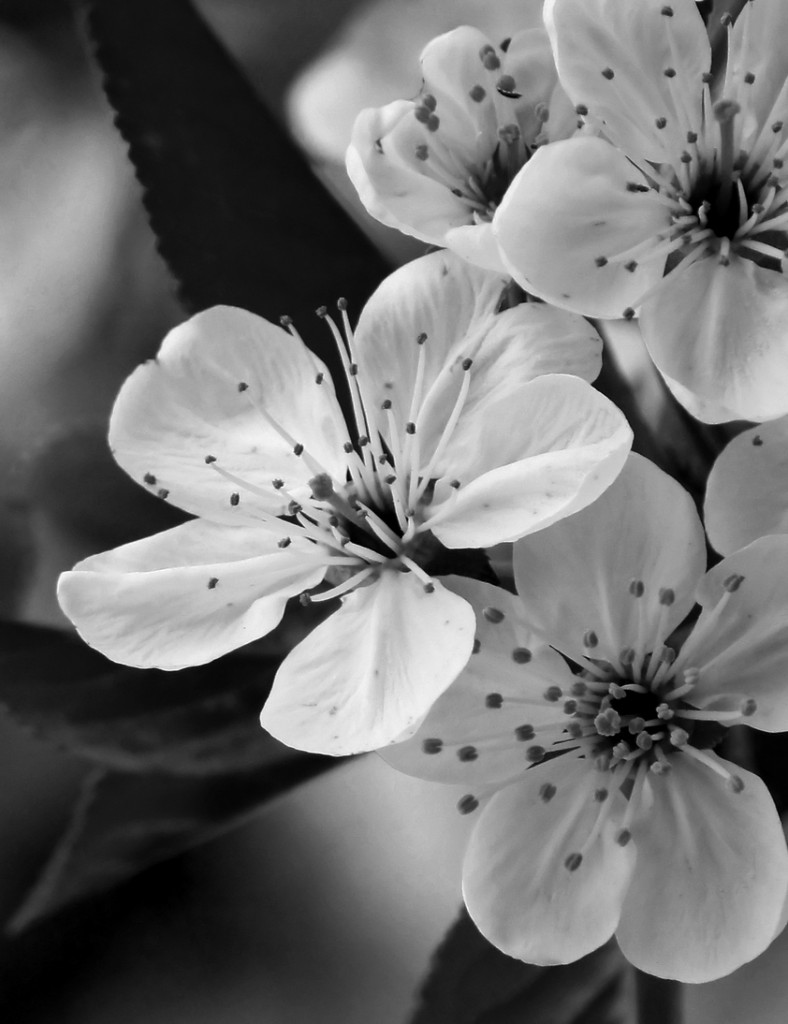
#> input picture flowers.jpg, 788 x 1024 px
$ python convolutions.py
#> lines starting #> are read from the running program, lines starting #| are printed output that depends on the picture
from skimage import io, color, viewer
import matplotlib.pyplot as plt
import numpy as np
from skimage import exposure
import scipy.signal
import pylab

def convolve_2d_kernel(image_arr, kernel):
    # Flip the kernel both horizontally and vertically.
    kernel = np.flipud(np.fliplr(kernel))
    # Initialize a zero array with same dimension as the given image array.
    result = np.zeros_like(image_arr)

    # Pad the array with zeros on each side.
    padded_rows = image_arr.shape[0] + 2
    padded_columns = image_arr.shape[1] + 2

    padded_arr = np.zeros((padded_rows, padded_columns))

    # Let all pixels not in the padded edges equal the given image array.
    padded_arr[1: -1, 1: -1] = image_arr

    # Mutliply every element in the kernel with corresponding element in the
    # image array patch and then take the sum of the products.
    for i in range(image_arr.shape[1]):
        for j in range(image_arr.shape[0]):
            patch = padded_arr[i: i + 3, j: j + 3]
            result[i, j] = np.sum(kernel * patch)
    return result

image = io.imread('flowers.jpg') # Read image.
#> image is the input picture: shape (1024, 788, 3); min 0, max 255, mean 113.5
image = color.rgb2gray(image) # Transform image from 3 color channel to 1 color channel.
#> image: shape (1024, 788) float64

# SHARPEN KERNEL
# Offset contrast loss from zero padding.
# A higher clip_limit value means more contrast.
equalized_image = exposure.equalize_adapthist(image/np.max(np.abs(image)), clip_limit=0.01)
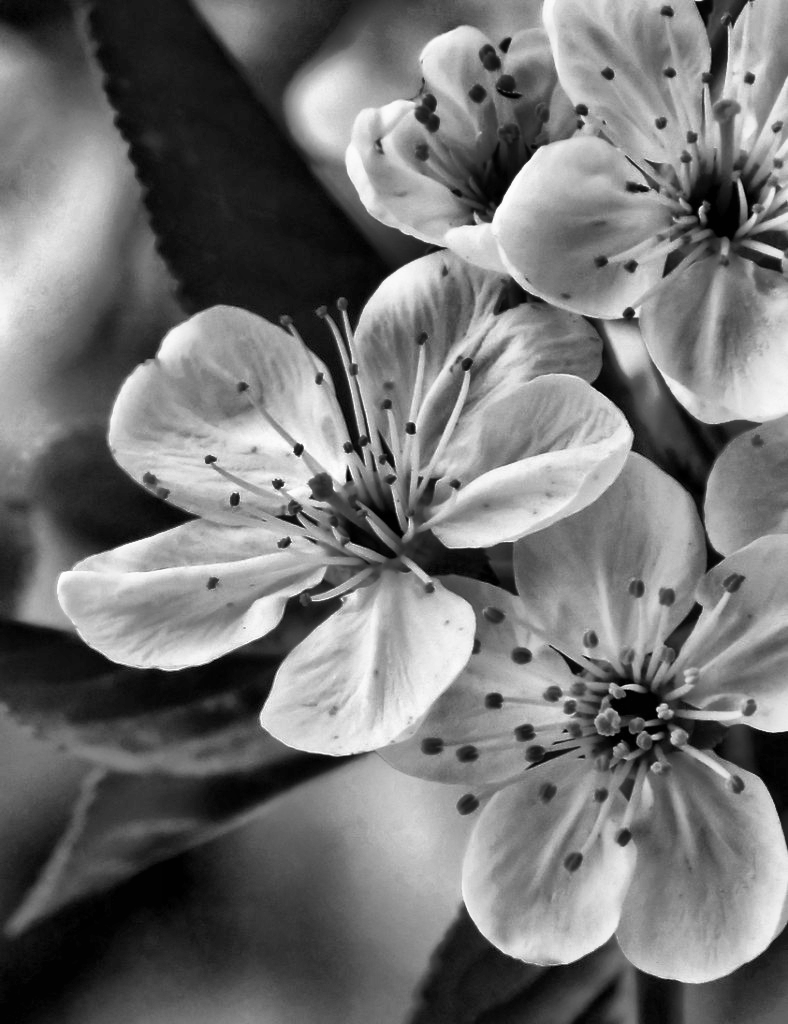
#> equalized_image: shape (1024, 788) float64; min 0, max 1, mean 0.453
plt.imshow(equalized_image, cmap=plt.cm.gray)
plt.axis('off') # Remove axis from plot.
plt.show()

# # Convolve the sharpen kernel and the image
sharpen_kernel = np.array([[-1, -1, -1],[-1, 8,-1],[-1,-1,-1]])
# image_sharpened = convolve_2d_kernel(image, sharpen_kernel)

# # Adjust the contrast of the filtered image by applying Histogram Equalization
#> (the run stopped early here; a loop or call above may not have finished)
